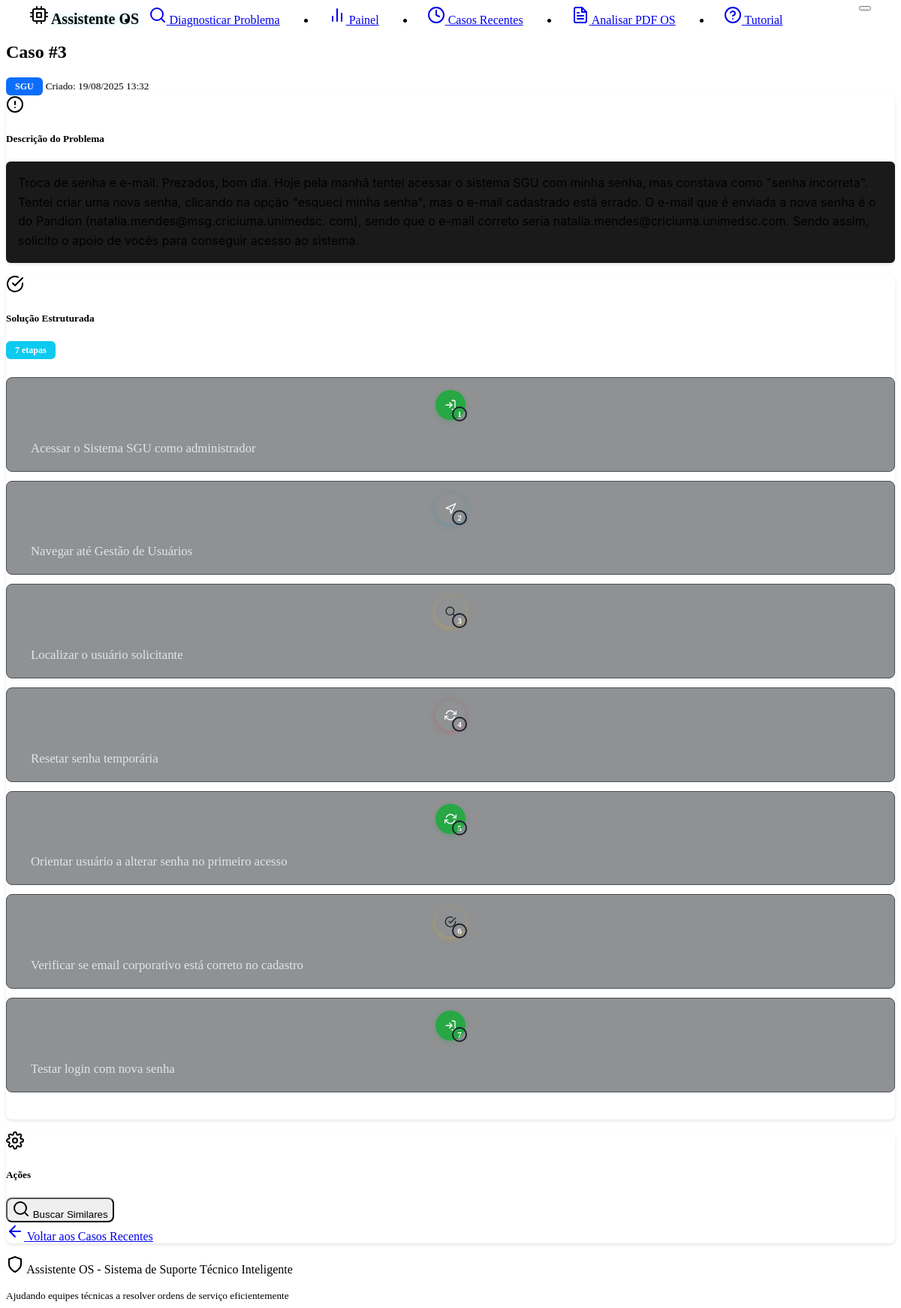
Page /cases/3 on the earlier database version.
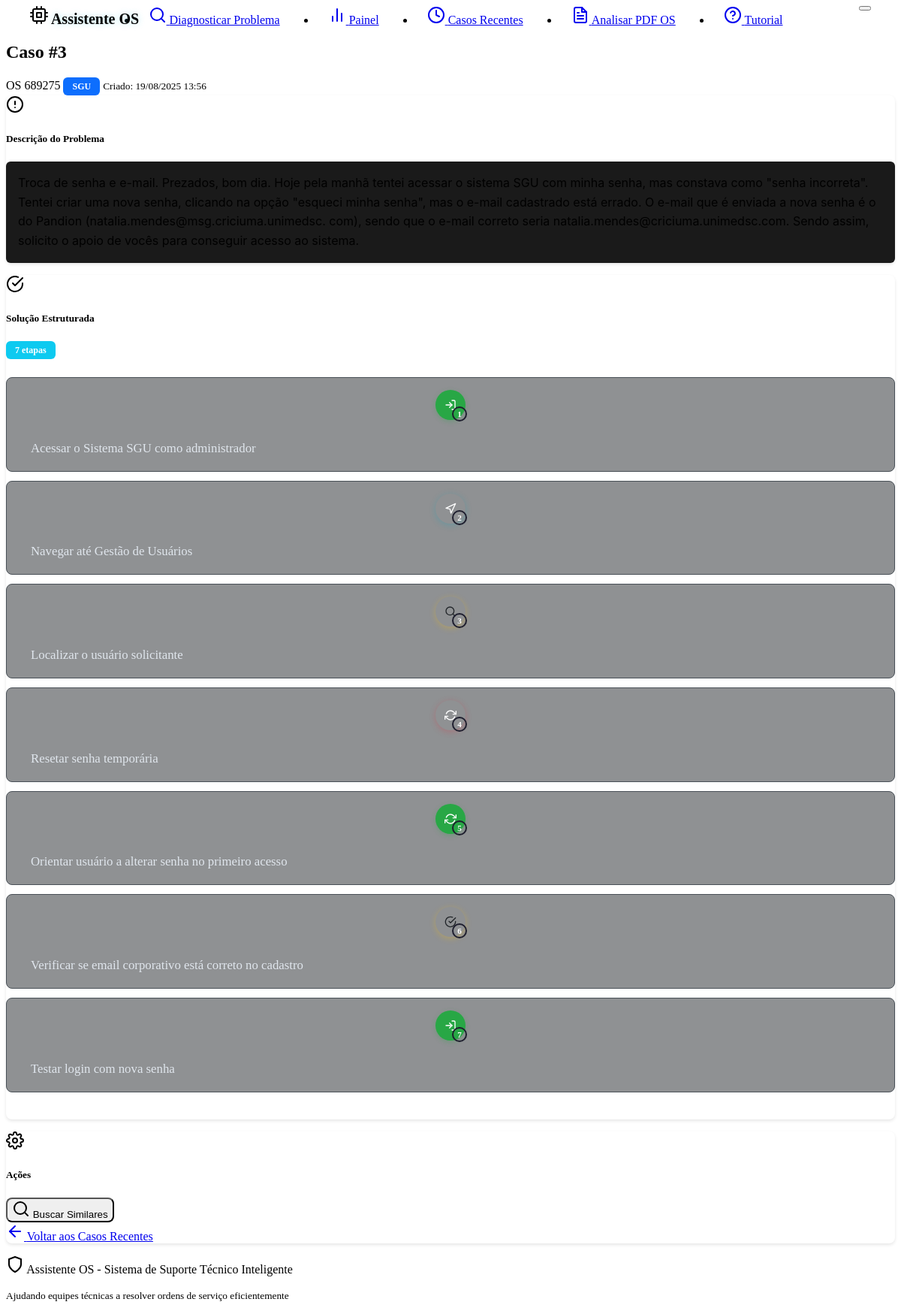
Same page on the later database version.
### models.py (models this page shows, shortened)
class Case(db.Model):
    __tablename__ = 'cases'
    id = db.Column(db.Integer, primary_key=True)
    os_number = db.Column(db.String(20), nullable=True)  # Número da OS extraído do PDF
    problem_description = db.Column(db.Text, nullable=False)
    solution = db.Column(db.Text, nullable=False)
    system_type = db.Column(db.String(100), default="Unknown")
    created_at = db.Column(db.DateTime, default=datetime.now)
    effectiveness_score = db.Column(db.Float, nullable=True)
    feedback_count = db.Column(db.Integer, default=0)
    tags = db.Column(db.String(500), default="")  # Stored as comma-separated string
    feedbacks = db.relationship("CaseFeedback", backref="case", cascade="all, delete-orphan")

### routes.py (the view)
@app.route('/cases/<int:case_id>')
def view_case(case_id):
    try:
        case = case_service.get_case_by_id(case_id)
        if not case:
            flash('Case not found.', 'error')
            return redirect(url_for('dashboard'))
        return render_template('case_detail.html', case=case)
    except Exception as e:
        logging.error(f"Error loading case {case_id}: {str(e)}")
        flash(f'Error loading case: {str(e)}', 'error')
        return redirect(url_for('dashboard'))

### app.py (called while the page is built)
@app.template_filter('format_solution_steps')
def format_solution_steps_filter(solution):
    return solution_formatter.format_solution_html(solution)

@app.template_filter('count_solution_steps')
def count_solution_steps_filter(solution):
    return solution_formatter.get_step_count(solution)

### case_service.py (called while the page is built)
    def get_case_by_id(self, case_id: int) -> Optional[Case]:
        try:
            return Case.query.get(case_id)
        except Exception as e:
            logging.error(f"Error getting case {case_id} from database: {str(e)}")
            cases = current_app.config.get('CASES_STORAGE', [])
            for case in cases:
                if case.id == case_id:
                    return case
            return None

### solution_formatter.py (called while the page is built)
    def _extract_step_content(self, line: str) -> str:
        for pattern in self.step_patterns:
            match = re.match(pattern, line)
            if match:
                return match.group(1).strip()
        return ""

    def get_step_count(self, solution: str) -> int:
        steps = self.format_solution_to_steps(solution)
        return len(steps)

### templates/case_detail.html (shortened to what this page needs)
{% extends "base.html" %}
{% block content %}
<div class="row">
    <div class="col-lg-8 mx-auto">
        <div class="d-flex justify-content-between align-items-center mb-4">
            <div>
                <h2 class="mb-1">Caso #{{ case.id }}</h2>
                <div class="d-flex align-items-center gap-2">
                    {% if case.os_number %}
                        <span class="text-primary fw-bold">OS {{ case.os_number }}</span>
                    {% endif %}
                    <span class="badge system-badge" data-system="{{ case.system_type }}">{{ case.system_type }}</span>
                    <small class="text-muted">Criado: {{ case.created_at.strftime('%d/%m/%Y %H:%M') }}</small>
                </div>
            </div>
        </div>
        <div class="card mb-4">
            <div class="card-header d-flex align-items-center">
                <i data-feather="alert-circle" class="me-2"></i>
                <h5 class="mb-0">Descrição do Problema</h5>
            </div>
            <div class="card-body">
                <div class="bg-dark p-3 rounded border">
                    <pre class="mb-0 text-wrap">{{ case.problem_description }}</pre>
                </div>
            </div>
        </div>
        <div class="card mb-4">
            <div class="card-header d-flex align-items-center justify-content-between">
                <div class="d-flex align-items-center">
                    <i data-feather="check-circle" class="me-2 text-success"></i>
                    <h5 class="mb-0">Solução Estruturada</h5>
                </div>
                <span class="badge bg-info">{{ case.solution|count_solution_steps }} etapas</span>
            </div>
            <div class="card-body">
                <div class="solution-steps-enhanced">
                    {{ case.solution|format_solution_steps|safe }}
                </div>
            </div>
        </div>
                </div>
            </div>
        <div class="card">
            <div class="card-header d-flex align-items-center">
                <i data-feather="settings" class="me-2"></i>
                <h5 class="mb-0">Ações</h5>
            </div>
            <div class="card-body">
                <div class="row">
                    <div class="col-md-6 mb-2">
                        <button class="btn btn-outline-info w-100" onclick="findSimilarCases()">
                            <i data-feather="search" class="me-1"></i>
                            Buscar Similares
                        </button>
                    </div>
                    <div class="col-md-6 mb-2">
                        <a href="{{ url_for('recent_cases') }}" class="btn btn-outline-primary w-100">
                            <i data-feather="arrow-left" class="me-1"></i>
                            Voltar aos Casos Recentes
                        </a>
                    </div>
                </div>
            </div>
        </div>
{% endblock %}

Differences in the rows shown:
changed Case "SGU": os_number (not shown) → "689275"; created_at "19/08/2025 13:32" → "19/08/2025 13:56"
Other differences:
text now shown: "OS"
